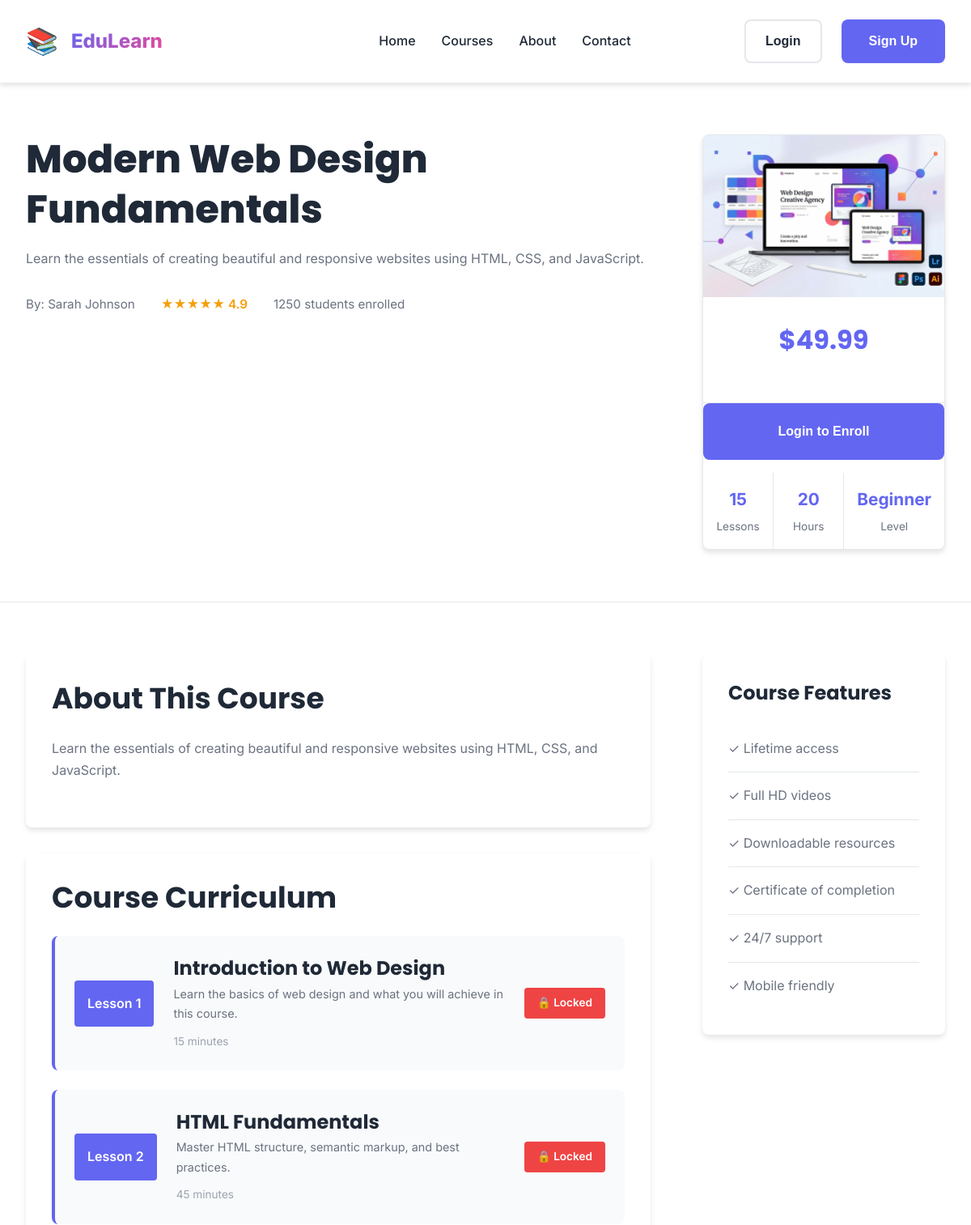
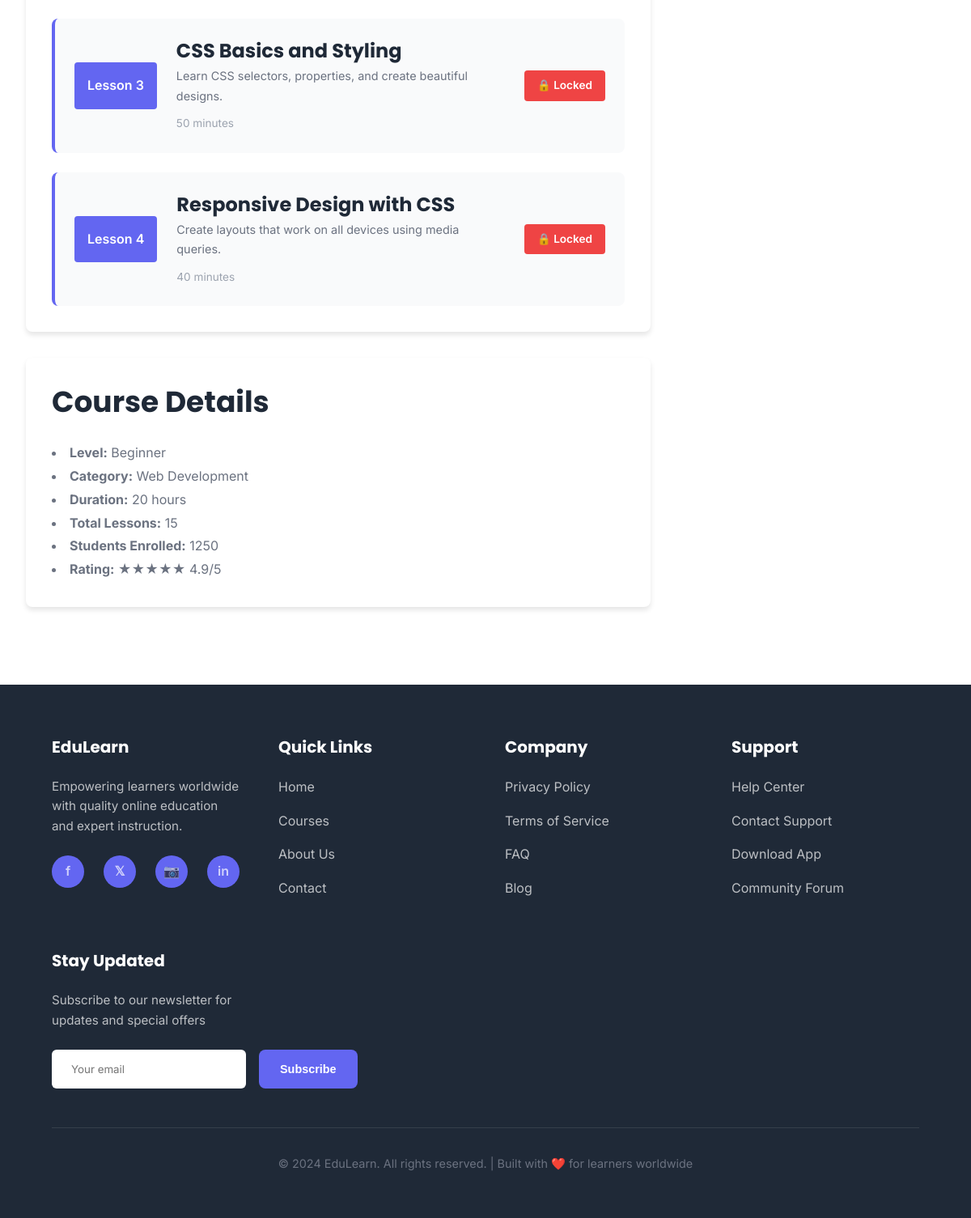
Screenshot of /pages/course-detail.php?id=1 with the database file from the repository (2 pictures, top to bottom).
### tables this page shows
CREATE TABLE IF NOT EXISTS courses (
    id INT AUTO_INCREMENT PRIMARY KEY,
    title VARCHAR(255) NOT NULL,
    description TEXT NOT NULL,
    category VARCHAR(100) NOT NULL,
    instructor_id INT NOT NULL,
    thumbnail VARCHAR(255),
    level ENUM('beginner', 'intermediate', 'advanced') DEFAULT 'beginner',
    price DECIMAL(10, 2) DEFAULT 0.00,
    rating DECIMAL(3, 1) DEFAULT 0.0,
    students_count INT DEFAULT 0,
    duration_hours INT,
    lessons_count INT,
    status ENUM('published', 'draft', 'archived') DEFAULT 'published',
    created_at TIMESTAMP DEFAULT CURRENT_TIMESTAMP,
    updated_at TIMESTAMP DEFAULT CURRENT_TIMESTAMP ON UPDATE CURRENT_TIMESTAMP,
    FOREIGN KEY (instructor_id) REFERENCES users(id),
    INDEX (category),
    INDEX (instructor_id)
);

CREATE TABLE IF NOT EXISTS users (
    id INT AUTO_INCREMENT PRIMARY KEY,
    fullname VARCHAR(100) NOT NULL,
    email VARCHAR(100) NOT NULL UNIQUE,
    phone VARCHAR(20),
    password VARCHAR(255) NOT NULL,
    profile_picture VARCHAR(255),
    bio TEXT,
    role ENUM('student', 'instructor', 'admin') DEFAULT 'student',
    status ENUM('active', 'inactive', 'suspended') DEFAULT 'active',
    created_at TIMESTAMP DEFAULT CURRENT_TIMESTAMP,
    updated_at TIMESTAMP DEFAULT CURRENT_TIMESTAMP ON UPDATE CURRENT_TIMESTAMP,
    INDEX (email),
    INDEX (role)
);

CREATE TABLE IF NOT EXISTS lessons (
    id INT AUTO_INCREMENT PRIMARY KEY,
    course_id INT NOT NULL,
    title VARCHAR(255) NOT NULL,
    description TEXT,
    video_url VARCHAR(255),
    content TEXT,
    duration_minutes INT,
    lesson_number INT,
    resources VARCHAR(255),
    quiz_available BOOLEAN DEFAULT FALSE,
    status ENUM('published', 'draft') DEFAULT 'published',
    created_at TIMESTAMP DEFAULT CURRENT_TIMESTAMP,
    updated_at TIMESTAMP DEFAULT CURRENT_TIMESTAMP ON UPDATE CURRENT_TIMESTAMP,
    FOREIGN KEY (course_id) REFERENCES courses(id),
    INDEX (course_id)
);

### pages/course-detail.php (the view, shortened to what this page needs)
<?php
include '../includes/header.php';
include '../includes/db_connection.php';
$course_id = isset($_GET['id']) ? intval($_GET['id']) : 0;
$is_logged_in = isset($_SESSION['logged_in']) && $_SESSION['logged_in'] === true;
$course_query = "SELECT c.*, u.fullname as instructor_name FROM courses c LEFT JOIN users u ON c.instructor_id = u.id WHERE c.id = " . $course_id;
$course_result = mysqli_query($connection, $course_query);
$course = mysqli_fetch_assoc($course_result);
$is_enrolled = false;
$lessons_query = "SELECT * FROM lessons WHERE course_id = " . $course_id . " AND status = 'published' ORDER BY lesson_number";
$lessons_result = mysqli_query($connection, $lessons_query);
$lessons = array();
if ($lessons_result) {
    while ($row = mysqli_fetch_assoc($lessons_result)) {
        $lessons[] = $row;
    }
}
?>
<section class="course-header-section">
    <div class="container">
        <div class="course-header-content">
            <div class="course-header-left">
                <h1><?php echo htmlspecialchars($course['title']); ?></h1>
                <p class="course-description"><?php echo htmlspecialchars($course['description']); ?></p>
                <div class="course-info">
                    <span class="instructor">By: <?php echo htmlspecialchars($course['instructor_name'] ?? 'Unknown'); ?></span>
                    <span class="rating">★★★★★ <?php echo htmlspecialchars($course['rating']); ?></span>
                    <span class="students"><?php echo $course['students_count']; ?> students enrolled</span>
                </div>
            </div>
            <div class="course-header-right">
                <div class="course-card-sidebar">
                    <?php if (!empty($course['thumbnail'])): ?>
                        <img src="<?php echo $path_prefix; ?>images/<?php echo htmlspecialchars($course['thumbnail']); ?>" alt="<?php echo htmlspecialchars($course['title']); ?>" class="course-thumbnail">
                    <?php else: ?>
                        <div class="no-image-placeholder">No Image</div>
                    <?php endif; ?>
                    <div class="course-pricing">
                        <h2 class="price">$<?php echo number_format($course['price'], 2); ?></h2>
                    </div>
                    <?php if ($is_logged_in): ?>
                        <?php if ($is_enrolled): ?>
                            <button class="btn btn-success btn-large">✓ Already Enrolled</button>
                        <?php else: ?>
                            <form method="POST" action="../includes/process-enroll.php" style="width: 100%;">
                                <input type="hidden" name="course_id" value="<?php echo $course['id']; ?>">
                                <button type="submit" class="btn btn-primary btn-large">Enroll Now</button>
                            </form>
                        <?php endif; ?>
                    <?php else: ?>
                        <button class="btn btn-primary btn-large" onclick="window.location.href='login.php'">Login to Enroll</button>
                    <?php endif; ?>
                    <div class="course-meta-info">
                        <div class="meta-item">
                            <strong><?php echo $course['lessons_count'] ?? 0; ?></strong>
                            <span>Lessons</span>
                        </div>
                        <div class="meta-item">
                            <strong><?php echo $course['duration_hours'] ?? 0; ?></strong>
                            <span>Hours</span>
                        </div>
                        <div class="meta-item">
                            <strong><?php echo ucfirst($course['level']); ?></strong>
                            <span>Level</span>
                        </div>
                    </div>
                </div>
            </div>
        </div>
    </div>
</section>
<section class="course-content-section">
    <div class="container">
        <div class="course-content-layout">
            <div class="course-main">
                <div class="course-section">
                    <h2>About This Course</h2>
                    <p><?php echo htmlspecialchars($course['description']); ?></p>
                </div>
                <?php if (!empty($lessons)): ?>
                    <div class="course-section">
                        <h2>Course Curriculum</h2>
                        <div class="lessons-list">
                            <?php foreach ($lessons as $index => $lesson): ?>
                                <div class="lesson-item">
                                    <div class="lesson-number">Lesson <?php echo $lesson['lesson_number']; ?></div>
                                    <div class="lesson-content">
                                        <h3><?php echo htmlspecialchars($lesson['title']); ?></h3>
                                        <p><?php echo htmlspecialchars($lesson['description'] ?? ''); ?></p>
                                        <span class="lesson-duration"><?php echo $lesson['duration_minutes']; ?> minutes</span>
                                    </div>
                                    <?php if (!$is_enrolled): ?>
                                        <span class="lesson-lock">🔒 Locked</span>
                                    <?php else: ?>
                                        <span class="lesson-unlock">📖 Available</span>
                                    <?php endif; ?>
                                </div>
                            <?php endforeach; ?>
                        </div>
                    </div>
                <?php endif; ?>
                <div class="course-section">
                    <h2>Course Details</h2>
                    <ul>
                        <li><strong>Level:</strong> <?php echo ucfirst($course['level']); ?></li>
                        <li><strong>Category:</strong> <?php echo htmlspecialchars($course['category']); ?></li>
                        <li><strong>Duration:</strong> <?php echo $course['duration_hours']; ?> hours</li>
                        <li><strong>Total Lessons:</strong> <?php echo $course['lessons_count']; ?></li>
                        <li><strong>Students Enrolled:</strong> <?php echo $course['students_count']; ?></li>
                        <li><strong>Rating:</strong> ★★★★★ <?php echo $course['rating']; ?>/5</li>
                    </ul>
                </div>
            </div>
            <aside class="course-sidebar">
                <div class="sidebar-section">
                    <h3>Course Features</h3>
                    <ul class="features-list">
                        <li>✓ Lifetime access</li>
                        <li>✓ Full HD videos</li>
                        <li>✓ Downloadable resources</li>
                        <li>✓ Certificate of completion</li>
                        <li>✓ 24/7 support</li>
                        <li>✓ Mobile friendly</li>
                    </ul>
                </div>
            </aside>
        </div>
    </div>
</section>
<?php
include '../includes/footer.php';
?>

### includes/header.php (shortened to what this page needs)
<?php
$current_dir = basename(dirname($_SERVER['PHP_SELF']));
$is_in_subdirectory = ($current_dir !== 'elearning-platform' && $current_dir !== '');
$path_prefix = $is_in_subdirectory ? '../' : '';
$is_logged_in = isset($_SESSION['logged_in']) && $_SESSION['logged_in'] === true;
$user_name = isset($_SESSION['user_name']) ? $_SESSION['user_name'] : '';
?>
<!DOCTYPE html>
<html lang="en">
<head>
    <link rel="stylesheet" href="<?php echo $path_prefix; ?>css/style.css">
    <link rel="stylesheet" href="<?php echo $path_prefix; ?>css/responsive.css">
</head>
<body>
<nav class="navbar">
    <div class="nav-container">
        <div class="nav-brand">
            <a href="<?php echo $path_prefix; ?>index.php" class="logo">
                <span class="logo-icon">📚</span>
                <span class="logo-text">EduLearn</span>
            </a>
        </div>
        <ul class="nav-menu">
            <li><a href="<?php echo $path_prefix; ?>index.php" class="nav-link">Home</a></li>
            <li><a href="<?php echo $path_prefix; ?>pages/courses.php" class="nav-link">Courses</a></li>
            <li><a href="<?php echo $path_prefix; ?>pages/about.php" class="nav-link">About</a></li>
            <li><a href="<?php echo $path_prefix; ?>pages/contact.php" class="nav-link">Contact</a></li>
        </ul>
        <div class="nav-auth">
            <?php if ($is_logged_in): ?>
                <span class="nav-user-greeting">Welcome, <?php echo htmlspecialchars($user_name); ?>!</span>
                <a href="<?php echo $path_prefix; ?>pages/dashboard.php" class="btn btn-secondary">Dashboard</a>
                <a href="<?php echo $path_prefix; ?>includes/process-logout.php" class="btn btn-outline">Logout</a>
            <?php else: ?>
                <button class="btn btn-outline" onclick="window.location.href='<?php echo $path_prefix; ?>pages/login.php'">Login</button>
                <button class="btn btn-primary" onclick="window.location.href='<?php echo $path_prefix; ?>pages/register.php'">Sign Up</button>
            <?php endif; ?>
        </div>
    </div>
</nav>

### includes/footer.php (shortened to what this page needs)
<footer class="footer">
    <div class="container">
        <div class="footer-content">
            <div class="footer-section">
                <h4>EduLearn</h4>
                <p>Empowering learners worldwide with quality online education and expert instruction.</p>
                <div class="social-icons">
                    <a href="#" class="social-icon" title="Facebook">f</a>
                    <a href="#" class="social-icon" title="Twitter">𝕏</a>
                    <a href="#" class="social-icon" title="Instagram">📷</a>
                    <a href="#" class="social-icon" title="LinkedIn">in</a>
                </div>
            </div>
            <div class="footer-section">
                <h4>Quick Links</h4>
                <ul>
                    <li><a href="<?php echo $path_prefix; ?>index.php">Home</a></li>
                    <li><a href="<?php echo $path_prefix; ?>index.php#courses">Courses</a></li>
                    <li><a href="<?php echo $path_prefix; ?>pages/about.php">About Us</a></li>
                    <li><a href="<?php echo $path_prefix; ?>pages/contact.php">Contact</a></li>
                </ul>
            </div>
            <div class="footer-section">
                <h4>Company</h4>
                <ul>
                    <li><a href="#">Privacy Policy</a></li>
                    <li><a href="#">Terms of Service</a></li>
                    <li><a href="#">FAQ</a></li>
                    <li><a href="#">Blog</a></li>
                </ul>
            </div>
            <div class="footer-section">
                <h4>Support</h4>
                <ul>
                    <li><a href="#">Help Center</a></li>
                    <li><a href="#">Contact Support</a></li>
                    <li><a href="#">Download App</a></li>
                    <li><a href="#">Community Forum</a></li>
                </ul>
            </div>
            <div class="footer-section">
                <h4>Stay Updated</h4>
                <p>Subscribe to our newsletter for updates and special offers</p>
                <form class="newsletter-form">
                    <input type="email" placeholder="Your email" required>
                    <button type="submit" class="btn btn-small">Subscribe</button>
                </form>
            </div>
        </div>
        <div class="footer-bottom">
            <p>&copy; 2024 EduLearn. All rights reserved. | Built with ❤️ for learners worldwide</p>
        </div>
    </div>
</footer>
</body>
</html>

### rows the page displays
courses: title "Modern Web Design Fundamentals", description "Learn the essentials of creating beautiful and responsive websites using HTML, CSS, and JavaScript.", instructor.fullname "Sarah Johnson", rating "4.9", students_count "1250", thumbnail (picture), price "49.99", lessons_count "15", duration_hours "20", level "Beginner", category "Web Development"
lessons: lesson_number "1", title "Introduction to Web Design", description "Learn the basics of web design and what you will achieve in this course.", duration_minutes "15"
lessons: lesson_number "2", title "HTML Fundamentals", description "Master HTML structure, semantic markup, and best practices.", duration_minutes "45"
lessons: lesson_number "3", title "CSS Basics and Styling", description "Learn CSS selectors, properties, and create beautiful designs.", duration_minutes "50"
lessons: lesson_number "4", title "Responsive Design with CSS", description "Create layouts that work on all devices using media queries.", duration_minutes "40"
